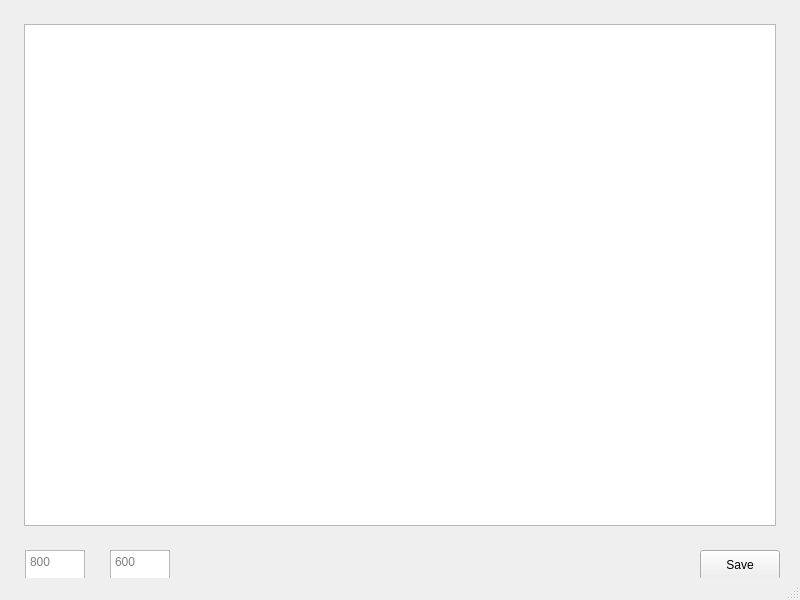
<?xml version="1.0" encoding="UTF-8"?>
<ui version="4.0">
 <class>MainWindow</class>
 <widget class="QMainWindow" name="MainWindow">
  <property name="geometry">
   <rect>
    <x>0</x>
    <y>0</y>
    <width>800</width>
    <height>600</height>
   </rect>
  </property>
  <property name="windowTitle">
   <string>Fractals</string>
  </property>
  <widget class="QWidget" name="centralwidget">
   <widget class="QGraphicsView" name="graphicsView">
    <property name="geometry">
     <rect>
      <x>24</x>
      <y>24</y>
      <width>752</width>
      <height>502</height>
     </rect>
    </property>
    <property name="autoFillBackground">
     <bool>false</bool>
    </property>
    <property name="interactive">
     <bool>true</bool>
    </property>
   </widget>
   <widget class="QTextEdit" name="textEdit">
    <property name="geometry">
     <rect>
      <x>25</x>
      <y>550</y>
      <width>60</width>
      <height>30</height>
     </rect>
    </property>
    <property name="placeholderText">
     <string notr="true" extracomment="Width">800</string>
    </property>
   </widget>
   <widget class="QTextEdit" name="textEdit_2">
    <property name="geometry">
     <rect>
      <x>110</x>
      <y>550</y>
      <width>60</width>
      <height>30</height>
     </rect>
    </property>
    <property name="placeholderText">
     <string notr="true" extracomment="Height">600</string>
    </property>
   </widget>
   <widget class="QPushButton" name="saveButton">
    <property name="geometry">
     <rect>
      <x>700</x>
      <y>550</y>
      <width>80</width>
      <height>30</height>
     </rect>
    </property>
    <property name="text">
     <string>Save</string>
    </property>
   </widget>
  </widget>
  <widget class="QMenuBar" name="menubar">
   <property name="geometry">
    <rect>
     <x>0</x>
     <y>0</y>
     <width>800</width>
     <height>21</height>
    </rect>
   </property>
  </widget>
  <widget class="QStatusBar" name="statusbar"/>
 </widget>
 <resources/>
 <connections/>
</ui>
